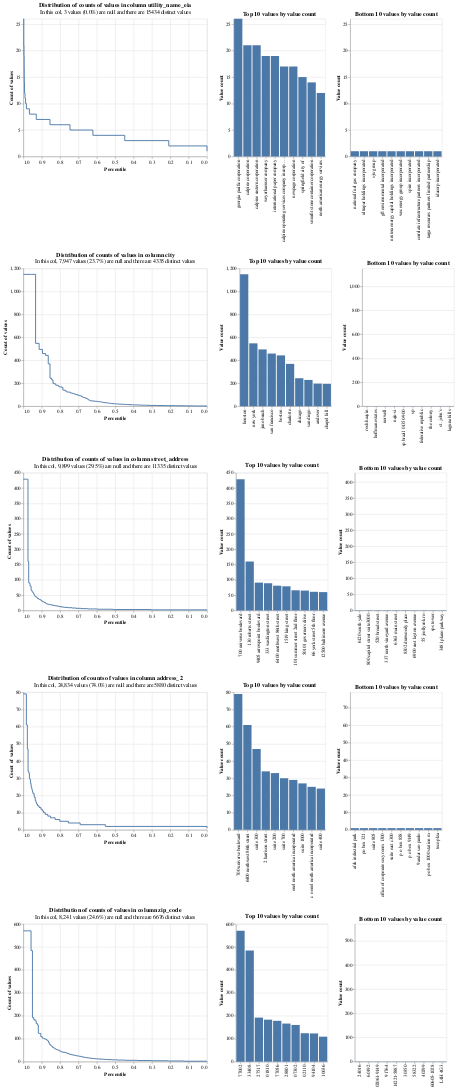

Here is the notebook cell this chart was saved with:
### Markdown cell above
Skew in city column.

Name and address are likely the best linking columns, as is expected. Low value counts for each of the values.

### Code cell
cols = ["utility_name_eia", "city", "street_address", "address_2", "zip_code"]
linker.profile_columns(cols)
